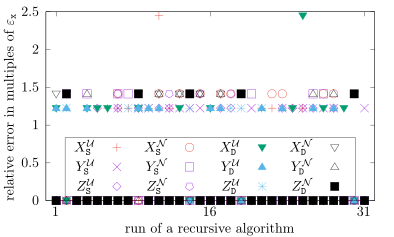

Generate this figure with gnuplot:
set term cairolatex pdf standalone header "\\usepackage{amsmath,amsfonts}" color font ", 10" size 10cm,6cm
set output "vector-relerr.tex"

set key bottom center horizontal box spacing 1.75

set xrange [0:32]
set xlabel "run of a recursive algorithm"
set xtics ("1" 1, "16" 16, "31" 31)
set ylabel "relative error in multiples of $\\varepsilon_{\\mathtt{x}}$"

set datafile columnheaders
plot "us.csv" using 1:25 with points title "$X_{\\mathtt{S}}^{\\mathcal{U}}$" pointtype 1 linetype 7, \
     "us.csv" using 1:28 with points title "$Y_{\\mathtt{S}}^{\\mathcal{U}}$" pointtype 2 linetype 1, \
     "us.csv" using 1:31 with points title "$Z_{\\mathtt{S}}^{\\mathcal{U}}$" pointtype 12 linetype 1, \
     "ns.csv" using 1:25 with points title "$X_{\\mathtt{S}}^{\\mathcal{N}}$" pointtype 6 linetype 7, \
     "ns.csv" using 1:28 with points title "$Y_{\\mathtt{S}}^{\\mathcal{N}}$" pointtype 4 linetype 1, \
     "ns.csv" using 1:31 with points title "$Z_{\\mathtt{S}}^{\\mathcal{N}}$" pointtype 14 linetype 1, \
     "ud.csv" using 1:25 with points title "$X_{\\mathtt{D}}^{\\mathcal{U}}$" pointtype 11 linetype 2, \
     "ud.csv" using 1:28 with points title "$Y_{\\mathtt{D}}^{\\mathcal{U}}$" pointtype 9 linetype 3, \
     "ud.csv" using 1:31 with points title "$Z_{\\mathtt{D}}^{\\mathcal{U}}$" pointtype 3 linetype 3, \
     "nd.csv" using 1:25 with points title "$X_{\\mathtt{D}}^{\\mathcal{N}}$" pointtype 10 linetype 0, \
     "nd.csv" using 1:28 with points title "$Y_{\\mathtt{D}}^{\\mathcal{N}}$" pointtype 8 linetype 0, \
     "nd.csv" using 1:31 with points title "$Z_{\\mathtt{D}}^{\\mathcal{N}}$" pointtype 5 linetype 0
